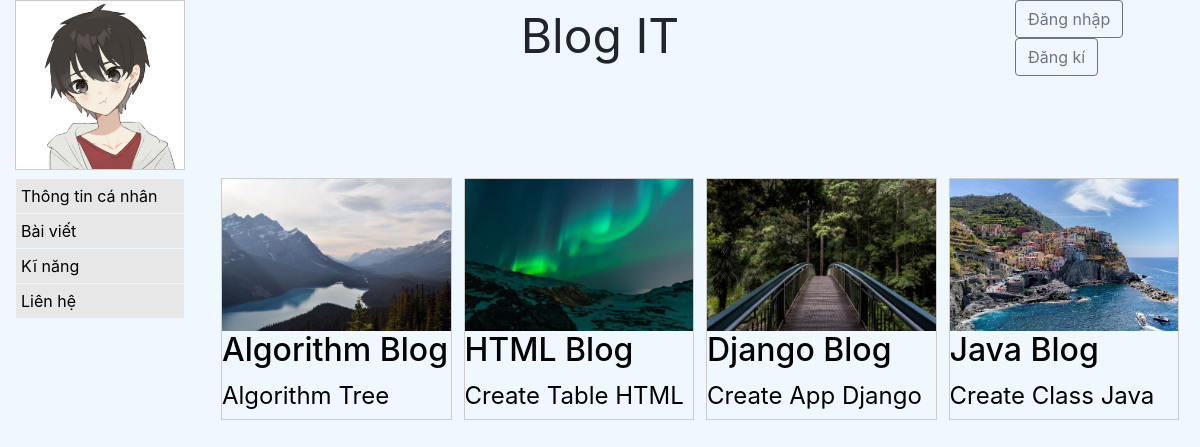
Screenshot of /blog/ with the database file from the repository.
### blog/models.py (models this page shows, shortened)
class Post(models.Model):
    title = models.CharField(max_length=100)
    body = models.TextField()
    date = models.DateTimeField(auto_now_add=True)
    description = models.CharField(max_length=100, null=True)
    image = models.ImageField(null=True)
    class Meta:
        ordering = ['-date', 'title']

### blog/views.py (the view)
# urls.py: path('', view=views.show_list_post, name='show_list_post'),
def show_list_post(request):
    posts = Post.objects.all()
    return render(request, 'posts/list_post.html', {'posts':posts})

### blog/templates/posts/list_post.html (shortened to what this page needs)
{% extends 'pages/base.html' %}
{% block content %}
    {% for post in posts %}
        <div class="post">
            <div class="gallery">
                <a href="{% url 'show_detail_post' post.id %}"><img src="{{post.image.url}}" alt="Post Image"></a>
                <h2><a href="{% url 'show_detail_post' post.id %}" class="title">{{post.title}}</a></h2>
                <p><a href="{% url 'show_detail_post' post.id %}">{{post.description}}</a></p>
            </div>
        </div>
    {% endfor %}
{% endblock content %}

### home/templates/pages/base.html (style rules this page uses)
* { box-sizing: border-box; }
body { background-color:aliceblue; }
.content p { margin-top: 0; margin-bottom: 5px; font-size: 2vw; }
.post { width: 25%; float: left; padding: 0 6px; }
.gallery { border: 1px solid #ccc; }
.gallery a { display: block; color: black; }
.gallery img { width: 100%; height: auto; }
.gallery h2 a { text-decoration: none; }
.gallery p a { text-decoration: none; }

### rows the page displays
Post: image (picture), title "Algorithm Blog", description "Algorithm Tree"
Post: image (picture), title "HTML Blog", description "Create Table HTML"
Post: image (picture), title "Django Blog", description "Create App Django"
Post: image (picture), title "Java Blog", description "Create Class Java"
